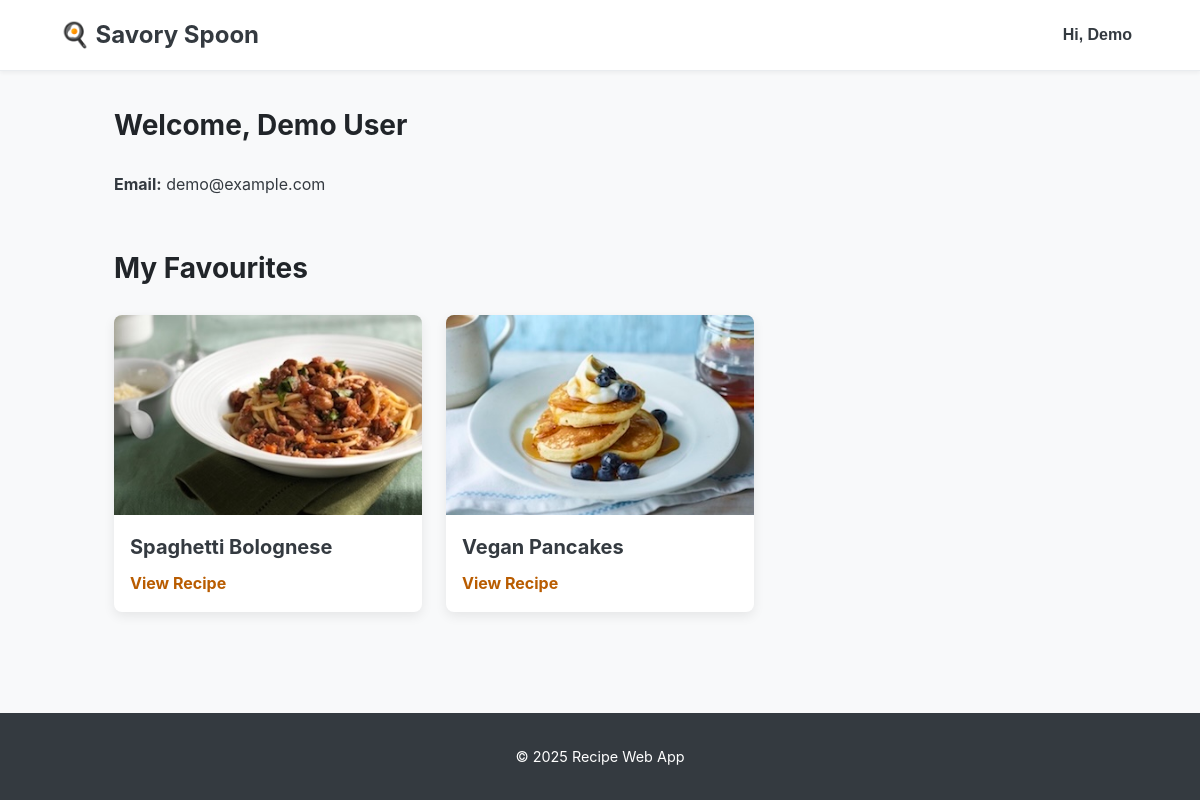
Page /account.php (signed in) on the earlier database version.
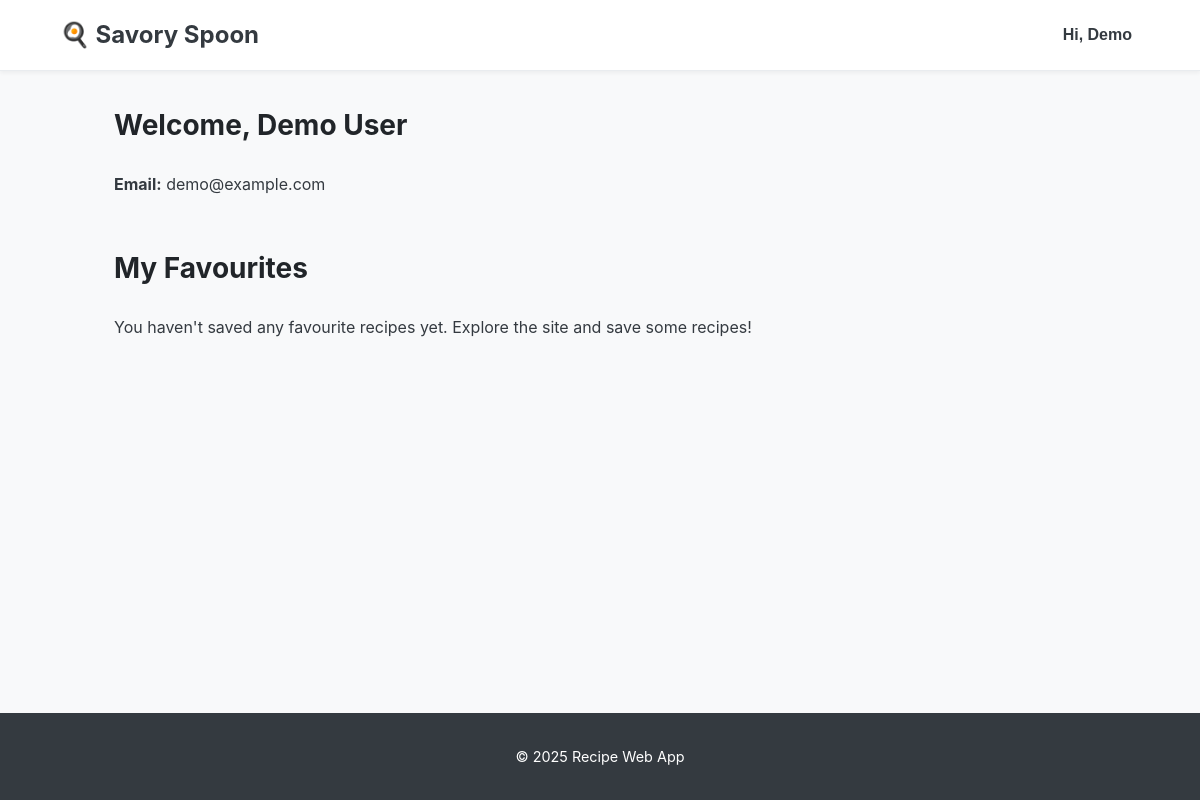
Same page on the later database version.
### tables this page shows
CREATE TABLE `recipes` (
  `id` int(11) NOT NULL AUTO_INCREMENT,
  `title` varchar(200) NOT NULL,
  `summary` text DEFAULT NULL,
  `difficulty` enum('Easy','Medium','Hard') DEFAULT 'Easy',
  `prep_time` varchar(50) DEFAULT NULL,
  `cook_time` varchar(50) DEFAULT NULL,
  `image_url` varchar(255) DEFAULT NULL,
  PRIMARY KEY (`id`),
  FULLTEXT KEY `ft_recipes_title_summary` (`title`,`summary`)
);

### src/includes/utils.php (called while the page is built, shortened)
<?php
function e(string $s): string { return htmlspecialchars($s, ENT_QUOTES, 'UTF-8'); }

### src/config.php (called while the page is built, shortened)
<?php
$env = getenv('APP_ENV') ?: 'dev';
$dbHost    = getenv('DB_HOST') ?: '127.0.0.1';
$dbPort    = (int) (getenv('DB_PORT') ?: 3306);
$dbName    = getenv('DB_NAME') ?: 'Recipe_web_app';
$dbUser    = getenv('DB_USER') ?: 'root';
$dbPass    = getenv('DB_PASS') ?: '';
$dbCharset = 'utf8mb4';
$baseFromEnv = getenv('APP_BASE_URL');
if ($baseFromEnv !== false && $baseFromEnv !== '') {
    $baseUrl = rtrim($baseFromEnv, '/');
} else {
    $scriptName     = $_SERVER['SCRIPT_NAME'] ?? '';
    $detected = rtrim(dirname($scriptName), '/\\');
    $baseUrl = str_replace('/public', '', $detected);
}
$forceSecureCookies = (bool) (getenv('FORCE_SECURE_COOKIES') ?: false);
return [
    'env' => $env,
    'db'  => [
        'host'    => $dbHost,
        'port'    => $dbPort,
        'name'    => $dbName,
        'user'    => $dbUser,
        'pass'    => $dbPass,
        'charset' => $dbCharset,
    ],
    'app' => [
        'base_url'            => $baseUrl,
        'force_secure_cookies'=> $forceSecureCookies,
    ],
];

### public/account.php (the view, shortened to what this page needs)
<?php
require_once __DIR__ . '/../src/includes/header.php';
$user_id = current_user_id();
$stmt = $pdo->prepare('SELECT name, email FROM users WHERE id = ?');
$stmt->execute([$user_id]);
$user = $stmt->fetch();
$stmt = $pdo->prepare('
    SELECT r.id, r.title, r.summary, r.image_url
    FROM favourites f
    JOIN recipes r ON f.recipe_id = r.id
    WHERE f.user_id = ?
    ORDER BY f.created_at DESC
');
$stmt->execute([$user_id]);
$favourites = $stmt->fetchAll();
?>
<div class="container">
    <section class="account-info">
        <h2>Welcome, <?= e($user['name']) ?></h2>
        <p><strong>Email:</strong> <?= e($user['email']) ?></p>
    </section>
    <section class="favourites">
        <h2 class="section-title-spacing">My Favourites</h2>
        <?php if ($favourites): ?>
            <div class="recipe-grid">
            <?php foreach ($favourites as $favourite): ?>
                <article class="recipe-card">
                    <?php if (!empty($favourite['image_url'])):
                        $thumb_url = str_replace('.jpg', '_thumb.jpg', $favourite['image_url']);
                    ?>
                        <img src="<?= e($base_url . '/public' . $thumb_url) ?>" alt="<?= e($favourite['title']) ?>" class="recipe-card-image" width="400" height="225" loading="lazy">
                    <?php endif; ?>
                    <div class="recipe-card-content">
                        <h3><?= e($favourite['title']) ?></h3>
                        <a href="recipe.php?id=<?= e((string)$favourite['id']) ?>" class="button-link">View Recipe</a>
                    </div>
                </article>
            <?php endforeach; ?>
            </div>
        <?php else: ?>
            <p>You haven't saved any favourite recipes yet. Explore the site and save some recipes!</p>
        <?php endif; ?>
    </section>
</div>
<?php require_once __DIR__ . '/../src/includes/footer.php'; ?>

Differences in the rows shown:
no longer on this page (row edited): recipes: shows a picture, title "Spaghetti Bolognese"
no longer on this page (row edited): recipes: shows a picture, title "Vegan Pancakes"
Other differences:
text now shown: "You haven't saved any favourite recipes yet. Explore the site and save some recipes!"
